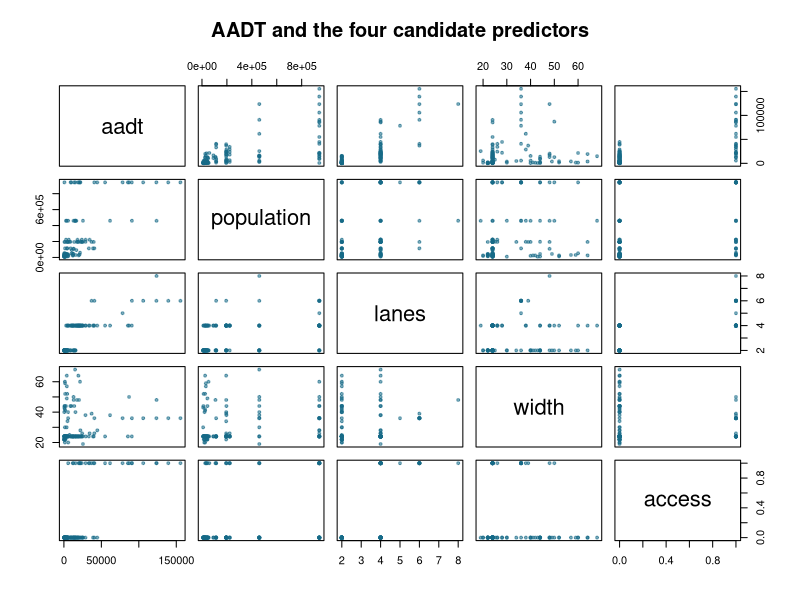
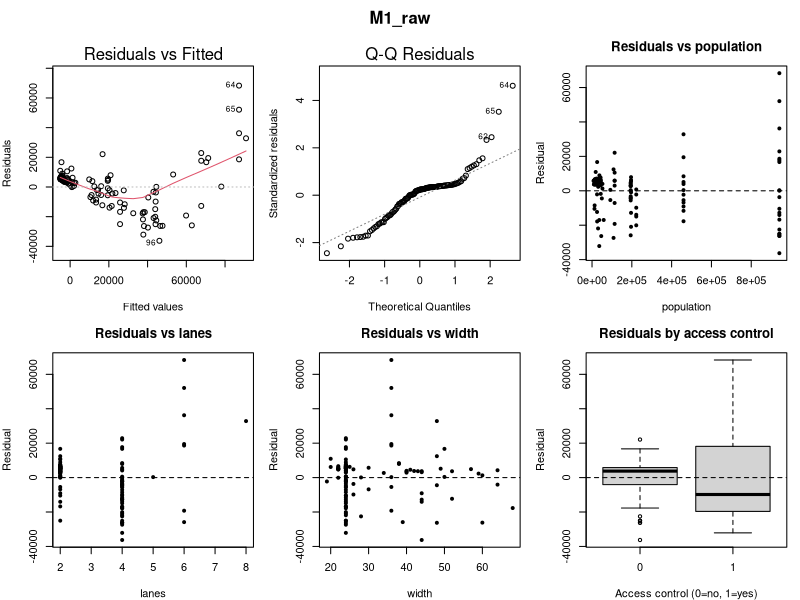
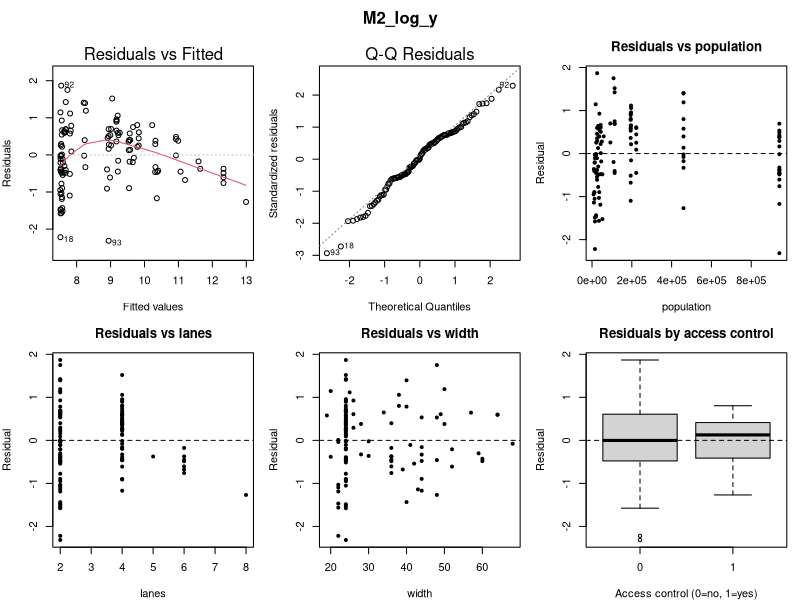
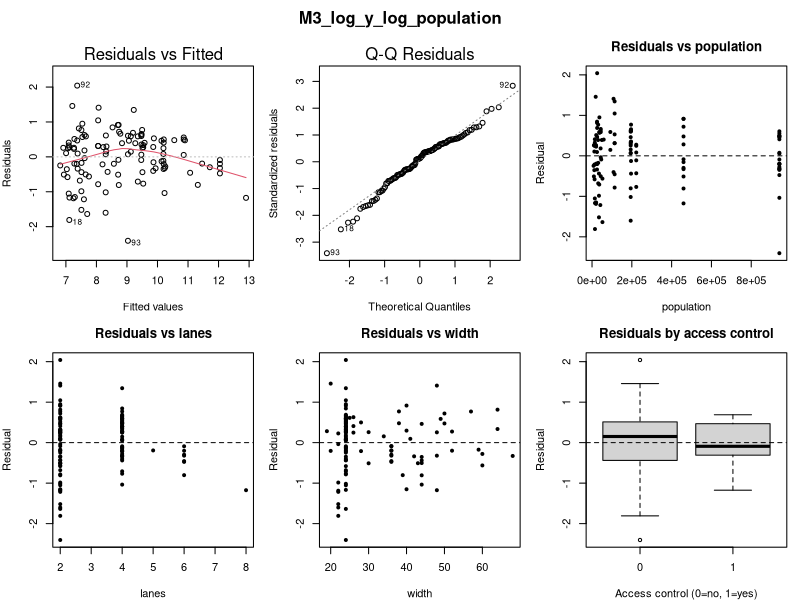
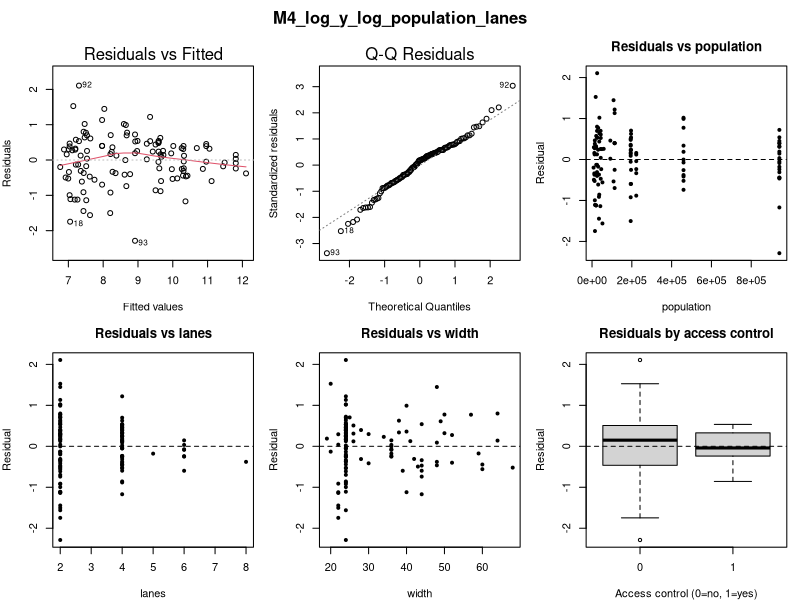
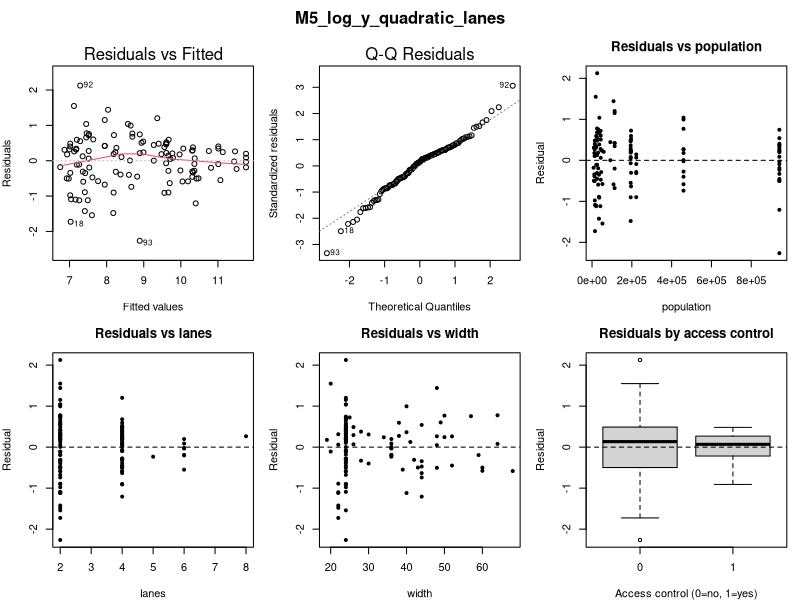
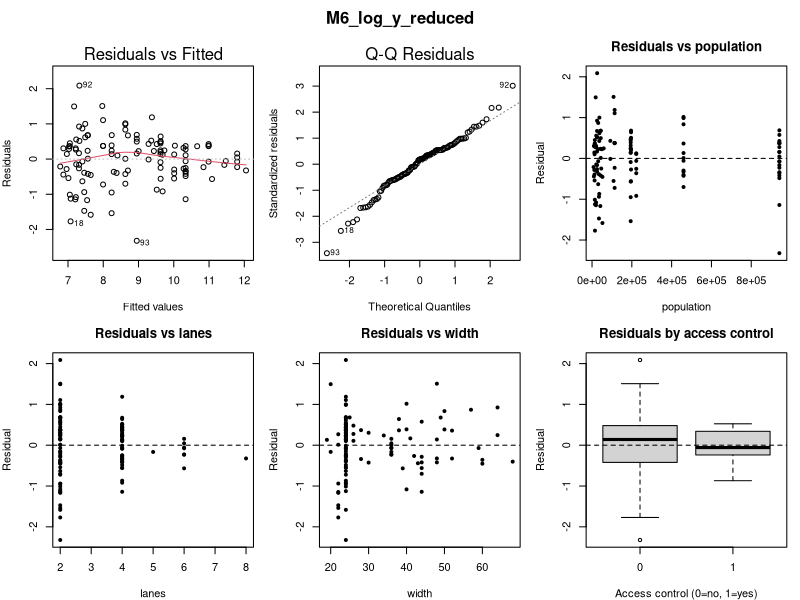
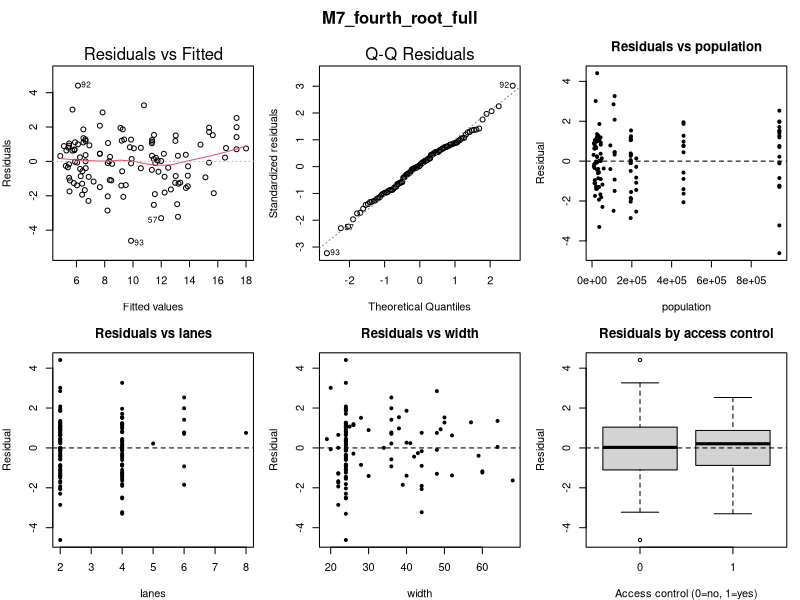

R code for these plots, in order:
# MH3510 AADT project - course-aligned analysis, using only base R.
# Run: Rscript analysis.R (with this project folder as the working directory).
# Read analysis_notes.txt for explanations, lecture references and model decisions.
# Results go to coursework_results/. Every candidate model is retained.
# Earlier extended methods are preserved in archive/extended_analysis/.

run_analysis <- function() {
  options(width = 110, digits = 6, useFancyQuotes = FALSE)
  dir.create("coursework_results", showWarnings = FALSE)
  dir.create("coursework_results/plots", showWarnings = FALSE)
  sink("coursework_results/R_output.txt", split = TRUE)
  on.exit(sink(), add = TRUE)

  # These helpers only format output and save plots; they do not fit models.
  section <- function(title) cat("\n\n", title, "\n", strrep("=", nchar(title)), "\n", sep = "")
  save_plot <- function(filename, draw, width = 1600, height = 1100) {
    png(file.path("coursework_results/plots", filename), width, height, res = 140)
    on.exit(dev.off())
    draw()
  }

  section("STEP 1: LOAD AND EXPLORE THE DATA")
  raw <- read.table("aadt.txt", header = FALSE)
  d <- raw[, 1:5]
  names(d) <- c("aadt", "population", "lanes", "width", "control_original")
  stopifnot(!anyNA(d), all(is.finite(as.matrix(d))), all(d$aadt > 0),
            all(d$population > 0), all(d$lanes > 0),
            all(d$control_original %in% c(1, 2)))
  d$access <- ifelse(d$control_original == 1, 1, 0)
  cat("Number of road sections:", nrow(d), "\n")
  cat("access=1: access control; access=0: no access control.\n")
  print(summary(d))
  print(with(d, table(lanes, control_original)))
  print(cor(d[, c("aadt", "population", "lanes", "width", "access")]))
  write.csv(d, "coursework_results/analysis_data.csv", row.names = FALSE)
  save_plot("01_scatterplot_matrix.png", function() {
    pairs(d[, c("aadt", "population", "lanes", "width", "access")],
          pch = 19, cex = 0.6, col = adjustcolor("#176b87", 0.55),
          main = "AADT and the four candidate predictors")
  }, 1400, 1400)

  section("STEP 2: FIT THE INITIAL MULTIPLE REGRESSION")
  M1 <- lm(aadt ~ population + lanes + width + access, data = d)
  print(summary(M1))
  cat("Negative fitted AADT values:", sum(fitted(M1) < 0), "\n")
  cat("A significant overall F-test does not guarantee satisfactory residuals.\n")

  section("STEP 3: CHECK RESIDUALS, TRY TRANSFORMATIONS, AND RECHECK")
  # Chapter 2, slides 51-59: transform x for curvature and y for uneven spread.
  # Each model below is kept, even if it does not improve the diagnostics.
  M2 <- lm(log(aadt) ~ population + lanes + width + access, data = d)
  M3 <- lm(log(aadt) ~ log(population) + lanes + width + access, data = d)
  M4 <- lm(log(aadt) ~ log(population) + log(lanes) + width + access, data = d)
  # Chapter 4 Part II: polynomial terms are still linear regression coefficients.
  M5 <- lm(log(aadt) ~ log(population) + lanes + I(lanes^2) + width + access, data = d)
  M6 <- lm(log(aadt) ~ log(population) + log(lanes) + access, data = d)
  # A fourth root is sqrt(sqrt(y)); a fifth root is y^(1/5).
  M7 <- lm(I(aadt^0.25) ~ log(population) + log(lanes) + width + access, data = d)
  M8 <- lm(sqrt(aadt) ~ log(population) + log(lanes) + width + access, data = d)
  M9 <- lm(I(aadt^0.25) ~ log(population) + log(lanes) + access, data = d)
  M10 <- lm(I(aadt^0.2) ~ log(population) + log(lanes) + width + access, data = d)
  M11 <- lm(I(aadt^0.2) ~ log(population) + log(lanes) + access, data = d)
  models <- list(M1_raw = M1, M2_log_y = M2, M3_log_y_log_population = M3,
                 M4_log_y_log_population_lanes = M4, M5_log_y_quadratic_lanes = M5,
                 M6_log_y_reduced = M6, M7_fourth_root_full = M7,
                 M8_square_root_full = M8, M9_fourth_root_reduced = M9,
                 M10_fifth_root_full = M10, M11_fifth_root_reduced = M11)
  response_scales <- c("AADT", rep("log(AADT)", 5), "AADT^0.25", "sqrt(AADT)",
                       "AADT^0.25", "AADT^0.2", "AADT^0.2")
  fit_table <- data.frame()
  for (i in seq_along(models)) {
    m <- models[[i]]
    id <- names(models)[i]
    cat("\n", id, "\n", sep = "")
    print(formula(m))
    print(summary(m))
    fit_table <- rbind(fit_table, data.frame(
      model = id, response = response_scales[i], number_of_coefficients = length(coef(m)),
      r_squared = summary(m)$r.squared, adjusted_r_squared = summary(m)$adj.r.squared,
      residual_sd = sigma(m)))
    save_plot(paste0(id, "_residuals.png"), function() {
      par(mfrow = c(2, 3), mar = c(4, 4, 3, 1), oma = c(0, 0, 2, 0))
      plot(m, which = 1, sub.caption = "", ask = FALSE)
      plot(m, which = 2, sub.caption = "", ask = FALSE)
      for (v in c("population", "lanes", "width")) {
        plot(d[[v]], residuals(m), xlab = v, ylab = "Residual", pch = 19, cex = 0.6,
             main = paste("Residuals vs", v))
        abline(h = 0, lty = 2)
      }
      boxplot(residuals(m) ~ d$access, xlab = "Access control (0=no, 1=yes)",
              ylab = "Residual", main = "Residuals by access control")
      abline(h = 0, lty = 2)
      mtext(id, outer = TRUE, font = 2)
    })
  }
  print(fit_table, row.names = FALSE)
  write.csv(fit_table, "coursework_results/model_fit_summary.csv", row.names = FALSE)
  saveRDS(models, "coursework_results/all_candidate_models.rds")
  cat("Compare R-squared, adjusted R-squared and residual SD only on the SAME response scale.\n")
  cat("Across different response scales, judge residual patterns and explain the transformation.\n")

  section("STEP 4: FULL/REDUCED MODEL F-TESTS AND FINAL MODEL")
  cat("Log model: test whether road width is needed, H0: beta_width=0.\n")
  print(anova(M6, M4))
  cat("Log model: test whether the quadratic lane term is needed.\n")
  print(anova(M3, M5))
  cat("Fourth-root model: test whether road width is needed.\n")
  print(anova(M9, M7))
  cat("Fifth-root model: test whether road width is needed.\n")
  print(anova(M11, M10))
  # Never use anova() to compare different transformed responses.
  # Fifth-root residuals have a relatively flat trend, much more stable spread
  # than the raw/square-root models, and a reasonable Q-Q plot.
  # Fourth-root models are also reasonable alternatives, not failed fits.
  final_model <- M11
  cat("\nSelected model:\n")
  print(formula(final_model))
  print(summary(final_model))
  cat("Ordinary individual coefficient confidence intervals:\n")
  print(confint(final_model))
  cat("No confidence region or Bonferroni limits are calculated.\n")
  cat("Optional curvature check (Chapter 4 Part II polynomial regression):\n")
  curved_model <- lm(I(aadt^0.2) ~ log(population) + log(lanes) + access +
                      I(log(population)^2) + I(log(lanes)^2), data = d)
  print(anova(final_model, curved_model))

  # Chapter 2 slides 49 and 53: inspect influence and report sensitivity.
  # Do not remove a road merely because its residual is large.
  influential_row <- which.max(cooks.distance(final_model))
  cat("Largest Cook's-distance row:", influential_row, "\n")
  print(d[influential_row, ])
  sensitivity_model <- lm(formula(final_model), data = d[-influential_row, ])
  print(cbind(all_rows = coef(final_model), omit_one_for_sensitivity = coef(sensitivity_model)))
  cat("Final model retains ALL road sections. Sensitivity fit is only a check.\n")
  write.csv(data.frame(row = seq_len(nrow(d)),
                       standardized_residual = residuals(final_model) / sigma(final_model),
                       cooks_distance = cooks.distance(final_model)),
            "coursework_results/influence_check.csv", row.names = FALSE)
  saveRDS(list(curvature_check = curved_model, sensitivity_only = sensitivity_model),
          "coursework_results/additional_checks.rds")
  save_plot("02_final_influence_and_order.png", function() {
    par(mfrow = c(1, 2), mar = c(4, 4, 3, 1))
    plot(final_model, which = 4, sub.caption = "", ask = FALSE)
    plot(residuals(final_model), xlab = "File row (not known time order)",
         ylab = "Residual", pch = 19, main = "Residuals in file order")
    abline(h = 0, lty = 2)
  }, 1500, 650)
  # Reference tutorial gives this statistic; order is not documented here.
  e <- residuals(final_model)
  durbin_watson <- sum(diff(e)^2) / sum(e^2)
  cat("Durbin-Watson statistic in FILE order:", durbin_watson, "\n")
  cat("No time/spatial order is provided, so no serial-correlation conclusion is drawn.\n")
  cat("Independence remains an assumption; a row-order plot cannot establish it.\n")

  section("STEP 5: PREDICTION FOR THE REQUESTED ROAD")
  new_road <- data.frame(population = 50000, lanes = 3, width = 60, access = 0)
  cat("Original control code x4=2 means NO access control, hence access=0.\n")
  cat("Width=60 is recorded, but width is excluded from the selected model.\n")
  print(new_road)
  # Standard predict() intervals, as in the reference tutorial and Chapter 4.
  mean_root_interval <- predict(final_model, new_road, interval = "confidence", level = 0.95)
  individual_root_interval <- predict(final_model, new_road, interval = "prediction", level = 0.95)
  cat("95% confidence interval for mean FIFTH-ROOT AADT:\n")
  print(mean_root_interval)
  cat("95% prediction interval for one road, on the FIFTH-ROOT scale:\n")
  print(individual_root_interval)
  # Fifth power converts the individual prediction interval to AADT units.
  # It does NOT turn a mean-root confidence interval into a mean-AADT interval.
  point_aadt <- mean_root_interval[1, "fit"]^5
  individual_aadt_interval <- individual_root_interval[1, c("lwr", "upr")]^5
  cat("Back-transformed fitted value (typical AADT):", point_aadt, "vehicles/day\n")
  cat("95% individual-road prediction interval in vehicles/day:\n")
  print(individual_aadt_interval)
  cat("This point is a typical/approximate median prediction, NOT the arithmetic mean AADT.\n")
  cat("A mean-AADT CI requires an extra retransformation method; it is not claimed here.\n")
  cat("There are no 3-lane observations; 3 lanes interpolates between 2 and 4 lanes.\n")
  cat("Sensitivity-only back-transformed point:", as.numeric(predict(sensitivity_model, new_road))^5, "\n")
  cat("Fourth-root alternative's back-transformed point:", as.numeric(predict(M9, new_road))^4, "\n")
  predictions <- data.frame(
    quantity = c("Mean fifth-root AADT: confidence interval",
                 "Typical AADT point with individual-road prediction interval"),
    estimate = c(mean_root_interval[1, "fit"], point_aadt),
    lower_95 = c(mean_root_interval[1, "lwr"], individual_aadt_interval["lwr"]),
    upper_95 = c(mean_root_interval[1, "upr"], individual_aadt_interval["upr"]),
    units = c("(vehicles/day)^0.2", "vehicles/day"))
  write.csv(predictions, "coursework_results/prediction.csv", row.names = FALSE)
  print(predictions, row.names = FALSE)
  save_plot("03_final_transformed_scatterplots.png", function() {
    pairs(data.frame(fifth_root_aadt = d$aadt^0.2, log_population = log(d$population),
                     log_lanes = log(d$lanes), width = d$width, access = d$access),
          pch = 19, cex = 0.6, col = adjustcolor("#176b87", 0.55),
          main = "Transformed response and predictors (natural logarithms)")
  }, 1400, 1400)
  section("SESSION INFORMATION")
  print(sessionInfo())
  cat("\nRead analysis_notes.txt for the explanation of every candidate model.\n")
}

run_analysis()
